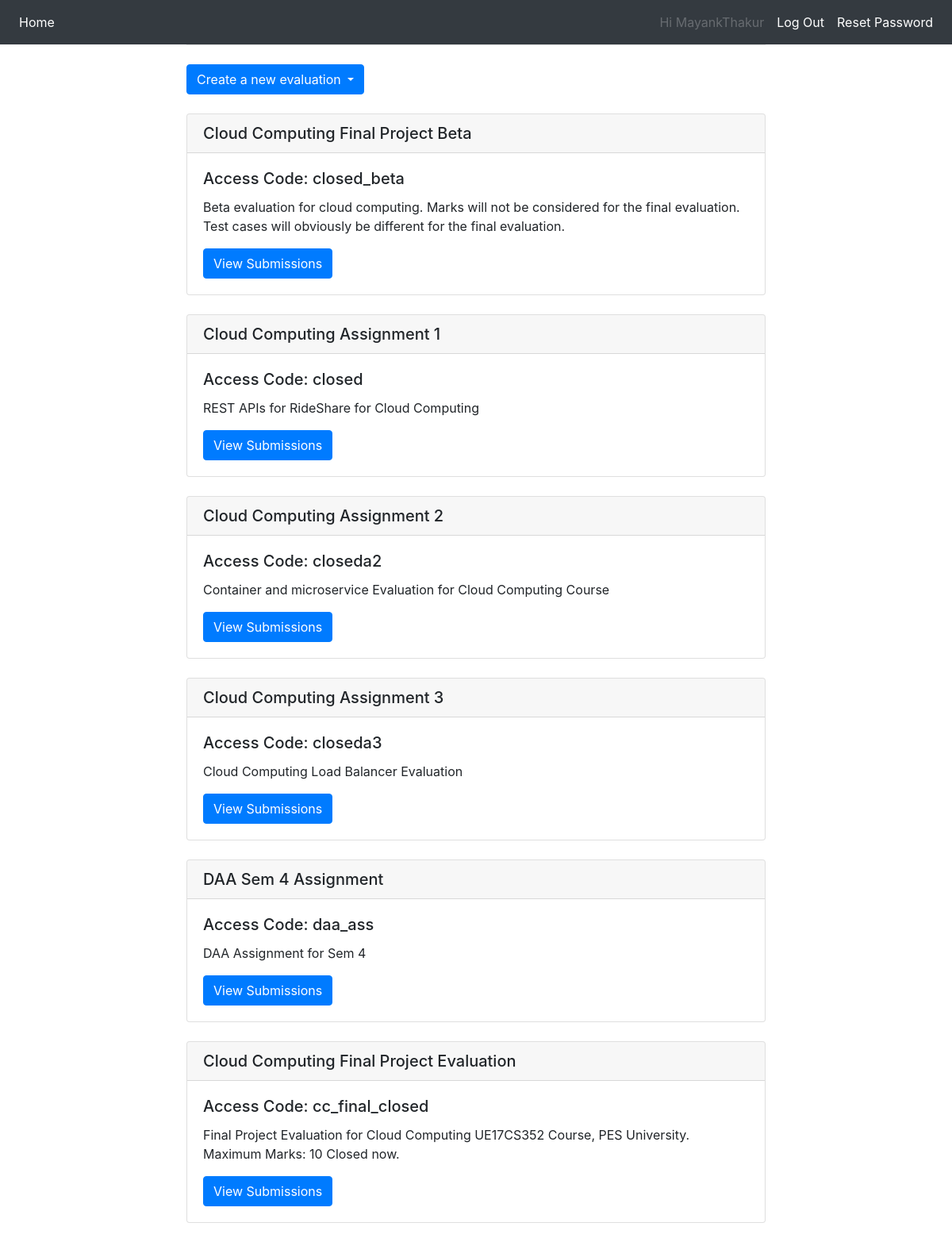
The app's page / (signed in) with its own data.
### facultymgr/models.py (models this page shows, shortened)
class Evaluation(models.Model):
    conf_file = models.FileField(blank=False, upload_to="conf/eval/")
    name = models.CharField(max_length=128, unique=False, blank=False)
    type = models.IntegerField(blank=False, null=True)
    access_code = models.CharField(max_length=256, blank=False, unique=True, null=True)
    created_by = models.ForeignKey(
        User, on_delete=models.CASCADE, null=True, blank=True
    )
    description = models.TextField(blank=True, null=True)
    created_on = models.DateTimeField(default=timezone.now)
    begins_on = models.DateTimeField(default=timezone.now)
    ends_on = models.DateTimeField(blank=True, null=True)

### facultymgr/views.py (the view)
# urls.py: path("", HomeView.as_view(), name="home"),
class HomeView(LoginRequiredMixin, View):
    def get(self, request):
        if self.request.user.groups.filter(name="faculty").exists():
            evaluations = Evaluation.objects.filter(created_by=self.request.user)
            return render(request, "faculty_home.html", {"evaluations": evaluations})
        else:
            evaluations = Evaluation.objects.all()
            return render(request, "student_home.html", {"evaluations": evaluations})

### templates/faculty_home.html (shortened to what this page needs)
{% extends 'base.html' %}
{% load crispy_forms_tags %}
{% block content %}
    <div class="dropdown">
        <button type="button" class="btn btn-primary dropdown-toggle" data-toggle="dropdown">
            Create a new evaluation
        </button>
    </div>
    <br>
    {% for evaluation in evaluations %}
        <div class="card">
            <h5 class="card-header">{{ evaluation.name }}</h5>
            <div class="card-body">
                <h5 class="card-title">Access Code: {{ evaluation.access_code }}</h5>
                <p class="card-text">{{ evaluation.description }}</p>
                <a href="{% url 'facultymgr:view_submission' %}?eval_id={{ evaluation.id }}" class="btn btn-primary">View Submissions</a>
            </div>
        </div>
        <br>
    {% endfor %}
{% endblock %}

### templates/base.html (shortened to what this page needs)
<!DOCTYPE html>
<html lang="en">
<head>
    <link rel="stylesheet" href="https://maxcdn.bootstrapcdn.com/bootstrap/4.4.1/css/bootstrap.min.css">
</head>
<body>
{% if user.is_authenticated %}
    <nav class="navbar navbar-expand-sm bg-dark navbar-dark">
        <ul class="navbar-nav mr-auto">
            <li class="nav-item active">
                <a class="nav-link" href="{% url 'home' %}">Home</a>
            </li>
        </ul>
        <ul class="navbar-nav ml-auto">
            <li class="nav-item">
                <a class="nav-link disabled" href="#">Hi {{ user.username }}</a>
            </li>
            <li class="nav-item active">
                <a class="nav-link" href="{% url 'logout' %}">Log Out</a>
            </li>
            <li class="nav-item active">
                <a class="nav-link" href="{% url 'password_reset' %}">Reset Password</a>
            </li>
        </ul>
    </nav>
{% endif %}
<div class="container">
    <div class="row justify-content-center">
        <div class="col-8">
            <hr class="mt-0 mb-4">
            <main>
                {% block content %}
                {% endblock %}
            </main>
        </div>
    </div>
</div>
</body>
</html>

### records on screen
Evaluation: name "Cloud Computing Final Project Beta", access_code "closed_beta", description "Beta evaluation for cloud computing. Marks will not be considered for the final evaluation. Test cases will obviously be different for the final evaluation."
Evaluation: name "Cloud Computing Assignment 1", access_code "closed", description "REST APIs for RideShare for Cloud Computing"
Evaluation: name "Cloud Computing Assignment 2", access_code "closeda2", description "Container and microservice Evaluation for Cloud Computing Course"
Evaluation: name "Cloud Computing Assignment 3", access_code "closeda3", description "Cloud Computing Load Balancer Evaluation"
Evaluation: name "DAA Sem 4 Assignment", access_code "daa_ass", description "DAA Assignment for Sem 4"
Evaluation: name "Cloud Computing Final Project Evaluation", access_code "cc_final_closed", description "Final Project Evaluation for Cloud Computing UE17CS352 Course, PES University. Maximum Marks: 10 Closed now."

### other values on screen
{{ user.username }} "MayankThakur"
